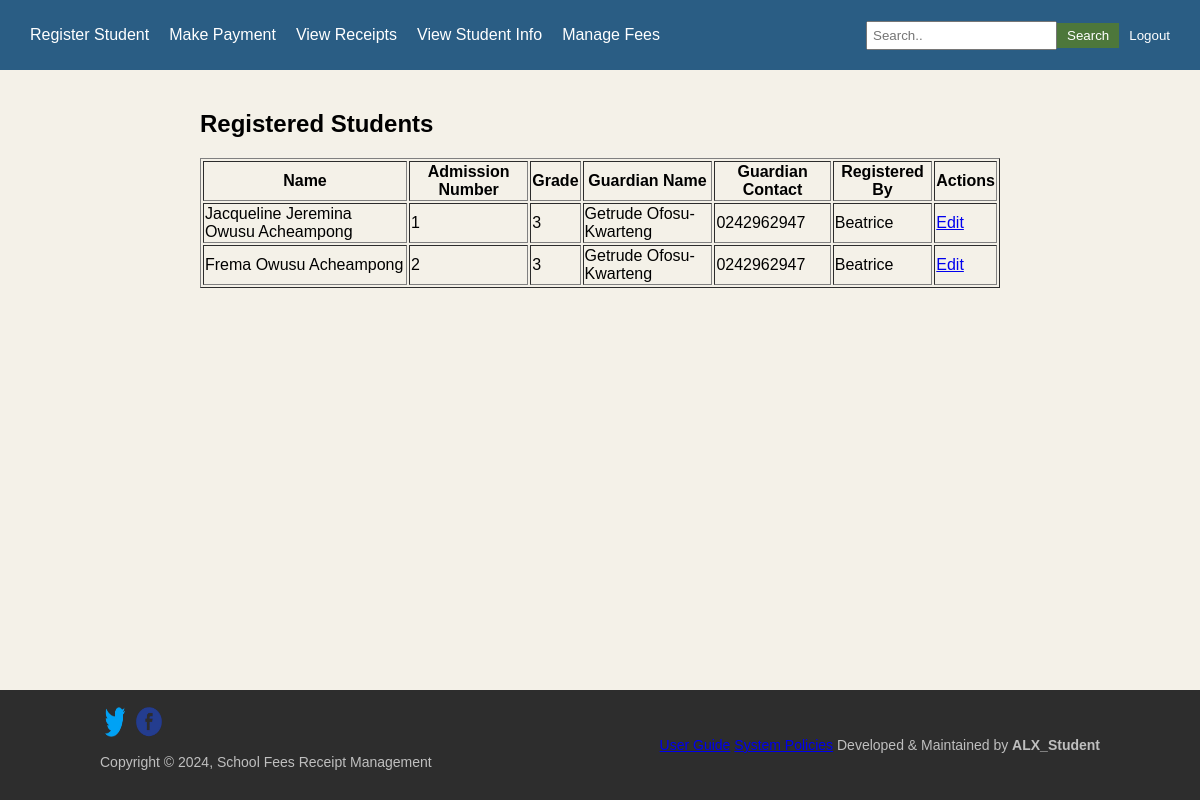
Page /students/students/ (signed in) on the earlier database version.
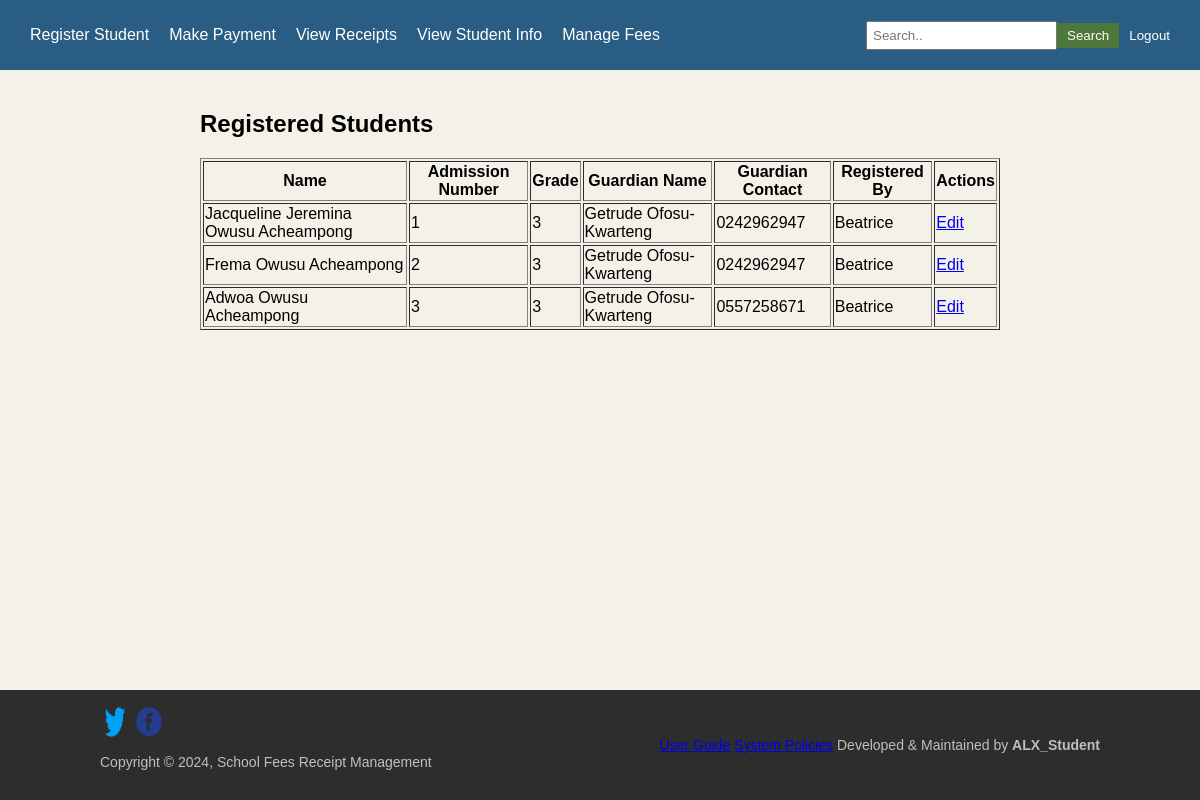
Same page on the later database version.
### StudentInformation_App/models.py (models this page shows, shortened)
class StudentRecords(models.Model):
    registered_by = models.ForeignKey(User, on_delete=models.SET_NULL, null=True, related_name="registered_students")
    name = models.CharField(max_length=100)
    admission_number = models.IntegerField(unique=True)  # Ensures uniqueness
    grade = models.CharField(max_length=50, default="Unknown")
    guardian_name = models.CharField(max_length=100, default="Unknown") # Added guardian name
    guardian_contact = models.CharField(max_length=10)
    created_at = models.DateTimeField(auto_now_add=True)
    updated_at = models.DateTimeField(auto_now=True)

### StudentInformation_App/views.py (the view)
# urls.py: path("students/", student_list, name="student_list"),
@login_required
def student_list(request):
    students = StudentRecords.objects.all()  # Fetch all student records
    return render(request, "StudentInformation_App/student_list.html", {"students": students})

### StudentInformation_App/templates/StudentInformation_App/student_list.html (shortened to what this page needs)
{% extends 'Authentication_App/base.html' %}
{% block navbar %}
<nav class="navbar">
 <div class="nav-left">
  <a href="{% url 'register_student' %}">Register Student</a>
  <a href="{% url 'make_payment' %}">Make Payment</a>
  <a href="{% url 'view_receipt' %}">View Receipts</a>
  <a href="{% url 'student_list' %}">View Student Info</a>
  <a href="{% url 'fee_list' %}"> Manage Fees</a>
 </div>
 <div class="nav-right">
  <input type="text" placeholder="Search..">
  <button>Search</button>
  {% if user.is_authenticated %}
  <form action="{% url 'logout' %}" method="post" style="display: inline;">
   <button type="submit" style="background: none; border: none; color: white; cursor: pointer;">
    Logout
   </button>
  </form>
  {% else %}
  <a href="{% url 'login' %}">Login</a>
  {% endif %}
 </div>
</nav>
{% endblock %}
{% block content %}
<h2>Registered Students</h2>
<table border="1">
 <thead>
  <tr>
   <th>Name</th>
   <th>Admission Number</th>
   <th>Grade</th>
   <th>Guardian Name</th>
   <th>Guardian Contact</th>
   <th>Registered By</th>
   <th>Actions</th>
  </tr>
 </thead>
 <tbody>
  {% for student in students %}
  <tr>
   <td>{{ student.name }}</td>
   <td>{{ student.admission_number }}</td>
   <td>{{ student.grade }}</td>
   <td>{{ student.guardian_name }}</td>
   <td>{{ student.guardian_contact }}</td>
   <td>{{ student.registered_by.username }}</td>
   <td>
    <a href="{% url 'edit_student' student.id %}">Edit</a>
   </td>
  </tr>
  {% empty %}
  <tr>
   <td colspan="7">No students registered yet.</td>
  </tr>
  {% endfor %}
 </tbody>
</table>
{% endblock %}

Differences in the rows shown:
added StudentRecords: name "Adwoa Owusu Acheampong", admission_number "3", grade "3", guardian_name "Getrude Ofosu-Kwarteng", guardian_contact "0557258671", registered_by.username "Beatrice"
